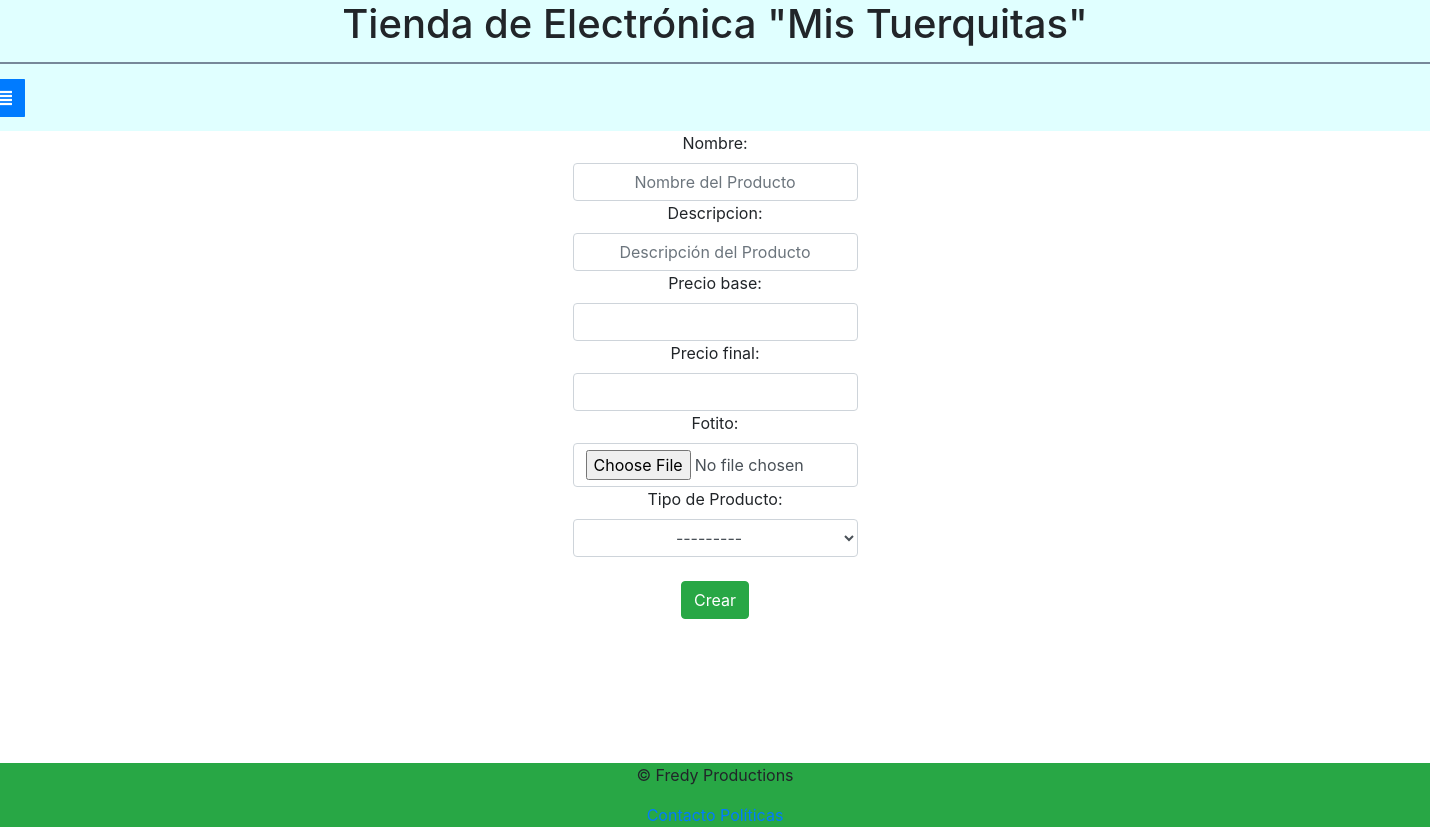
/encargado/crearProducto/ (signed in), run on an earlier commit of the app's database.
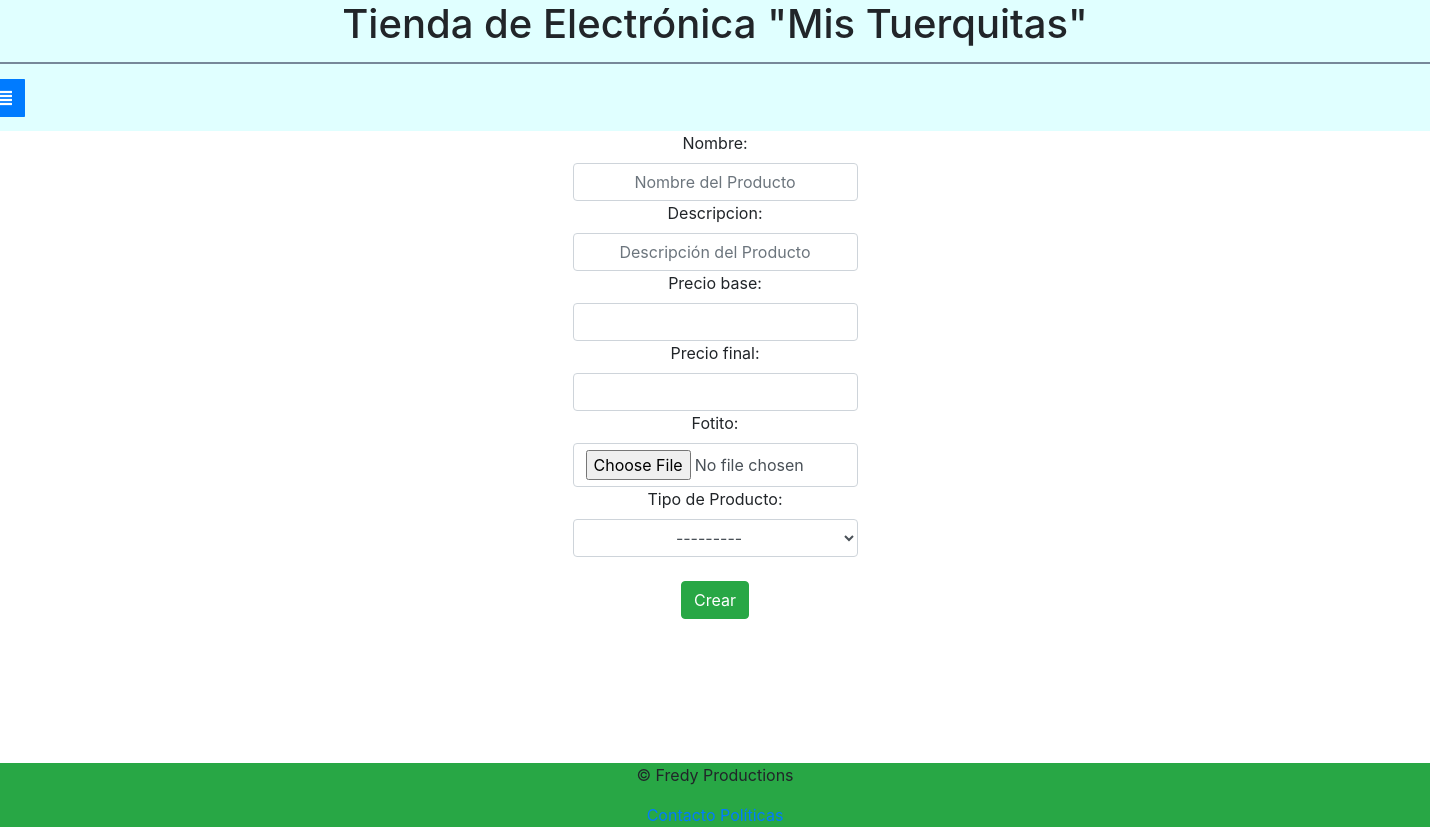
And on a later commit of the database.
### aplicativo/models.py (models this page shows)
class Tipo_Producto(models.Model):
    id_tipo = models.AutoField(('ID'), primary_key=True)
    tipo = models.CharField(('Tipo de Producto'), max_length=100)

### aplicativo/views.py (the view)
# urls.py: path(r'encargado/crearProducto/', views.CrearProducto, name="crearProducto"),
def CrearProducto(request):
    if request.user.is_authenticated and request.user.tipo_usuario.id_tipo == 2:
        if request.method=="POST":
            form = ProductoForm(request.POST, request.FILES)
            if form.is_valid():
                form.save()
                return redirect('appSupp:exito')
        else:
            form = ProductoForm()
        return render(request, 'Mantenedores/Producto/crearProducto.html', {'form':form})
    else:
        return redirect('appSupp:error')

### aplicativo/templates/Mantenedores/Producto/crearProducto.html (shortened to what this page needs)
{% extends "Base/base.html" %}
{% block content %}
<section>
    <form method="POST" enctype="multipart/form-data">
        {% for field in form.visible_fields %}
        <div class='row'>
            <div class='cortoCentrado'>
                {{ field.label_tag}}
                {{ field }}
            </div>
        </div>
        {% endfor %}
        <br>
        <div class='cortoCentrado'>
            <button type="submit" class="btn btn-success">Crear</button>
        </div>
    </form>
</section>
{% endblock %}

What changed in the data, as far as the page shows it:
added Tipo_Producto: visible_fields "---------"
